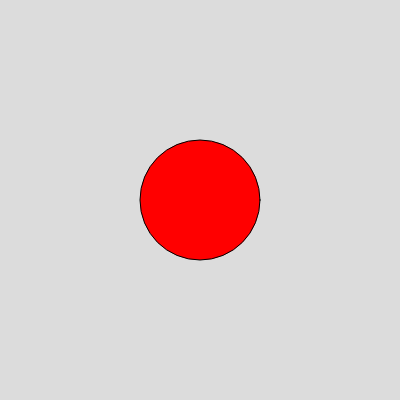
Frame 1 (no input)
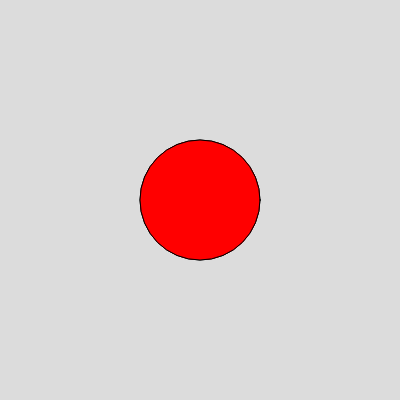
Frame 2 (the mouse pressed at the canvas centre, redrawn once)

The p5.js sketch that drew these frames (run headless with seeded random() and noise() and a simulated clock; the mouse was pressed at the canvas centre and the sketch redrawn once):

// p5.js sketch
// ── sketch.js
  function setup() {
    createCanvas(400, 400);
    background(220);
    noLoop();
  }

  function draw() {
    fill('red');
    circle(width/2, height/2, 120);
  }
